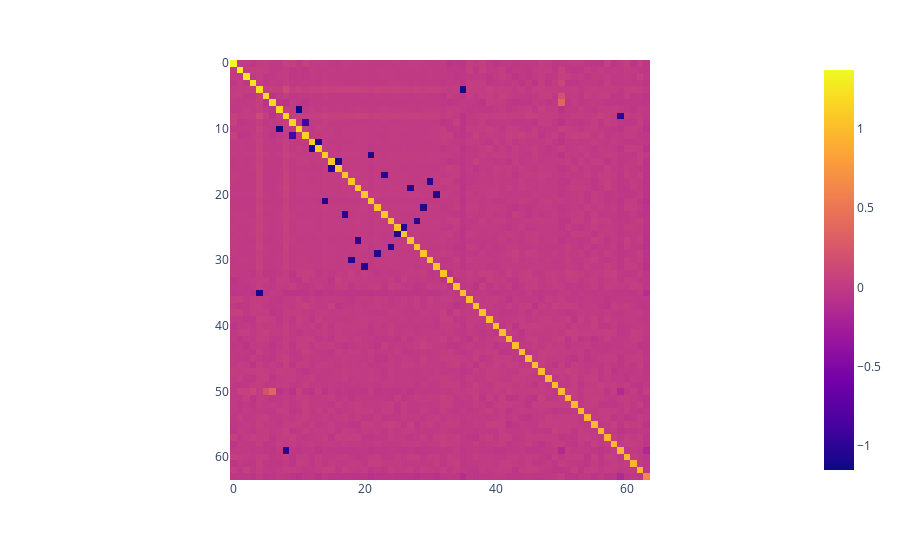
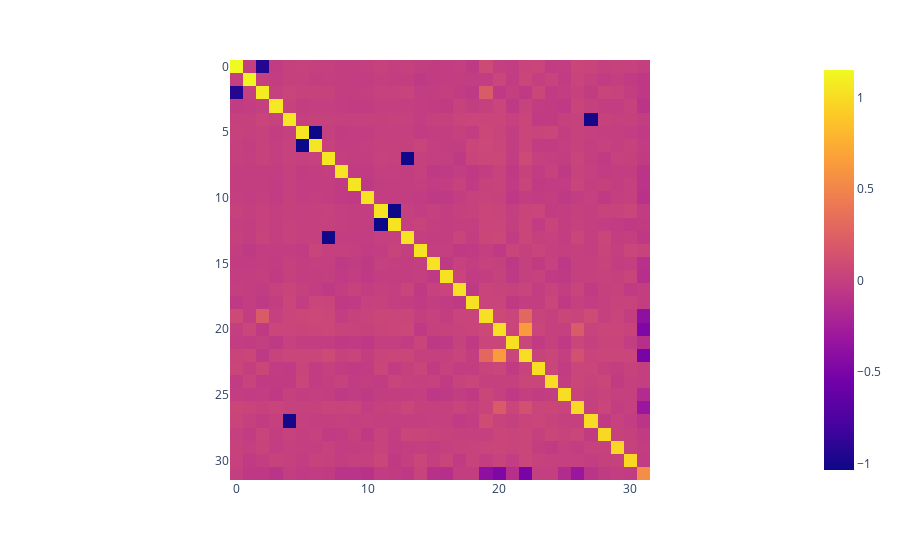
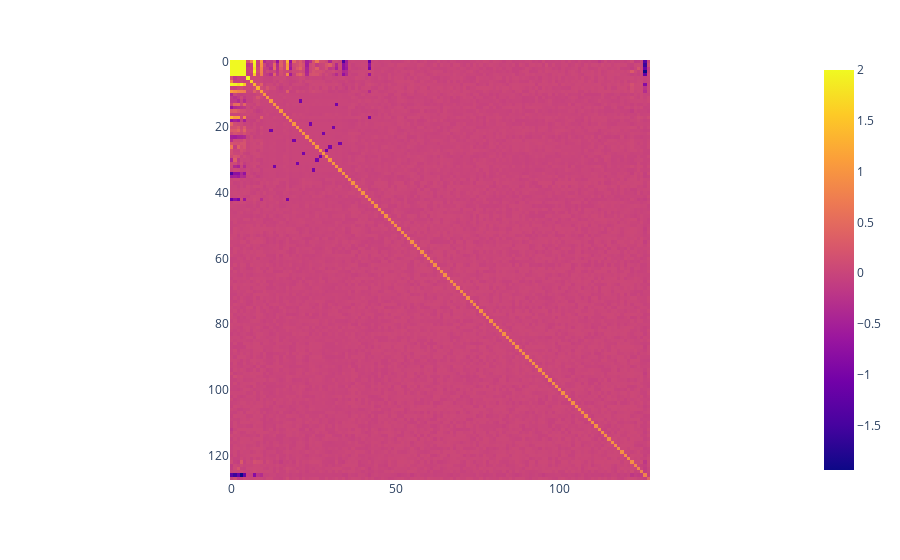

Source (notebook cell) for these figures, in order:
### Code cell
import plotly.express as px

for ae in [sae] + others:
    perm = t.argsort(-t.norm(ae.decoder, dim=1))
    covar = (ae.decoder[perm] @ ae.decoder[perm].T).clip(-2, 2)
    px.imshow(covar.detach()).show()

# pairs = []
# for i in range(covar.shape[0]):
#     for j in range(covar.shape[1]):
#         if i < j and covar[i, j] < -0.5:
#             print(covar[i, j])
#             assert covar[i, j] < -0.7
#             pairs.append((i, j))

### Figure 1 — Plotly figure (JSON) as saved in the notebook; plotly's stock layout.template omitted (floating-point values rounded to 4 significant figures; data arrays with more than 128 entries replaced by an {"elided": "..."} marker saying what was removed)
{"data": [{"coloraxis": "coloraxis", "hovertemplate": "x: %{x}<br>y: %{y}<br>color: %{z}<extra></extra>", "name": "0", "type": "heatmap", "xaxis": "x", "yaxis": "y", "z": {"elided": "64x64 float values"}}], "layout": {"coloraxis": {"colorscale": [[0, "#0d0887"], [0.1111, "#46039f"], [0.2222, "#7201a8"], [0.3333, "#9c179e"], [0.4444, "#bd3786"], [0.5556, "#d8576b"], [0.6667, "#ed7953"], [0.7778, "#fb9f3a"], [0.8889, "#fdca26"], [1, "#f0f921"]]}, "margin": {"t": 60}, "xaxis": {"anchor": "y", "constrain": "domain", "domain": [0, 1], "scaleanchor": "y"}, "yaxis": {"anchor": "x", "autorange": "reversed", "constrain": "domain", "domain": [0, 1]}}}

### Figure 2 — Plotly figure (JSON) as saved in the notebook; plotly's stock layout.template omitted (floating-point values rounded to 4 significant figures; data arrays with more than 128 entries replaced by an {"elided": "..."} marker saying what was removed)
{"data": [{"coloraxis": "coloraxis", "hovertemplate": "x: %{x}<br>y: %{y}<br>color: %{z}<extra></extra>", "name": "0", "type": "heatmap", "xaxis": "x", "yaxis": "y", "z": {"elided": "32x32 float values"}}], "layout": {"coloraxis": {"colorscale": [[0, "#0d0887"], [0.1111, "#46039f"], [0.2222, "#7201a8"], [0.3333, "#9c179e"], [0.4444, "#bd3786"], [0.5556, "#d8576b"], [0.6667, "#ed7953"], [0.7778, "#fb9f3a"], [0.8889, "#fdca26"], [1, "#f0f921"]]}, "margin": {"t": 60}, "xaxis": {"anchor": "y", "constrain": "domain", "domain": [0, 1], "scaleanchor": "y"}, "yaxis": {"anchor": "x", "autorange": "reversed", "constrain": "domain", "domain": [0, 1]}}}

### Figure 3 — Plotly figure (JSON) as saved in the notebook; plotly's stock layout.template omitted (floating-point values rounded to 4 significant figures; data arrays with more than 128 entries replaced by an {"elided": "..."} marker saying what was removed)
{"data": [{"coloraxis": "coloraxis", "hovertemplate": "x: %{x}<br>y: %{y}<br>color: %{z}<extra></extra>", "name": "0", "type": "heatmap", "xaxis": "x", "yaxis": "y", "z": {"elided": "128x128 float values"}}], "layout": {"coloraxis": {"colorscale": [[0, "#0d0887"], [0.1111, "#46039f"], [0.2222, "#7201a8"], [0.3333, "#9c179e"], [0.4444, "#bd3786"], [0.5556, "#d8576b"], [0.6667, "#ed7953"], [0.7778, "#fb9f3a"], [0.8889, "#fdca26"], [1, "#f0f921"]]}, "margin": {"t": 60}, "xaxis": {"anchor": "y", "constrain": "domain", "domain": [0, 1], "scaleanchor": "y"}, "yaxis": {"anchor": "x", "autorange": "reversed", "constrain": "domain", "domain": [0, 1]}}}
